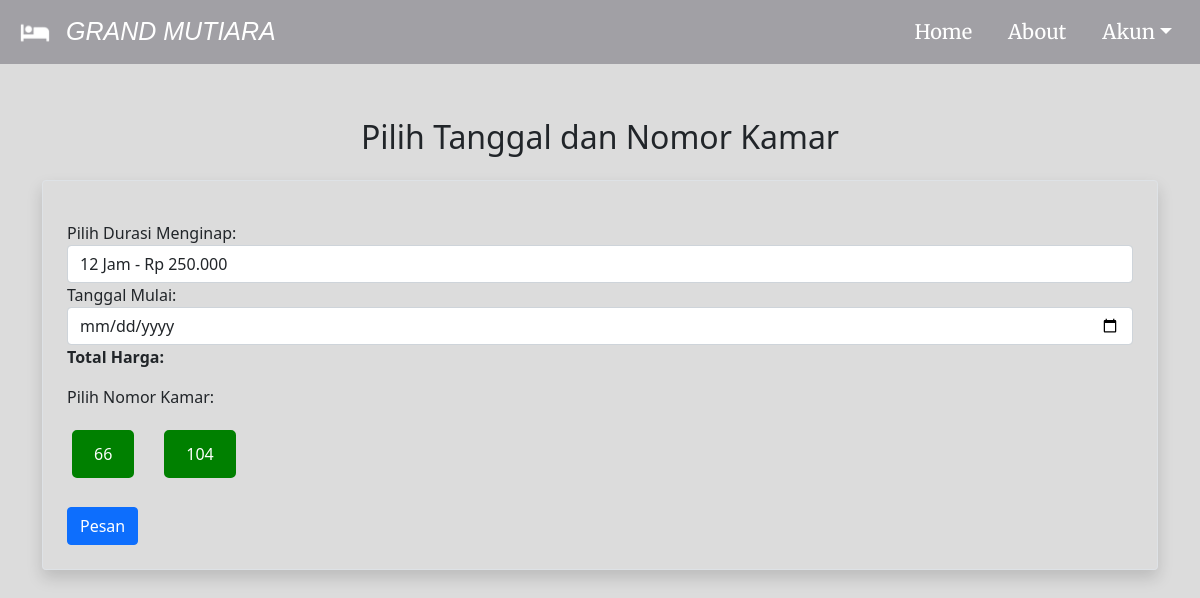
Screenshot of /type.php?id_type=1 (signed in) with the database file from the repository.
### tables this page shows
CREATE TABLE `types` (
  `id_type` int NOT NULL,
  `name_type` varchar(255) NOT NULL,
  `description` text NOT NULL,
  `long_description` text NOT NULL,
  `fasility` text NOT NULL,
  `img` varchar(255) NOT NULL,
  `transit` decimal(10,2) DEFAULT NULL,
  `12hour` decimal(10,2) NOT NULL,
  `24hour` decimal(10,2) NOT NULL
);

CREATE TABLE `rooms` (
  `id_room` int NOT NULL,
  `id_type` int DEFAULT NULL,
  `number_room` int NOT NULL,
  `status` enum('available','unavailable','pending') DEFAULT 'available'
);

### type.php (the view, shortened to what this page needs)
<?php
require 'db/connection.php';
$today = new DateTime();
$formattedDate = $today->format('Y-m-d');
$id_type = null;
if (isset($_GET['id_type']) && is_numeric($_GET['id_type'])) {
    $id_type = intval($_GET['id_type']);
} else {
    echo "ID tipe kamar tidak valid.";
    exit;
}
$roomQuery = $pdo->prepare("SELECT id_room, number_room, status FROM rooms WHERE id_type = ?");
$roomQuery->execute([$id_type]);
$rooms = $roomQuery->fetchAll(PDO::FETCH_ASSOC);
function generateBookingOptions($id_type, $pdo) {
    $stmt = $pdo->prepare("SELECT `12hour`, `24hour`, `transit` FROM types WHERE id_type = ?");
    $stmt->execute([$id_type]);
    $hour = $stmt->fetch(PDO::FETCH_ASSOC);
    $options = '<div class="form-group mt-3">';
    $options .= '<label for="hour">Pilih Durasi Menginap:</label>';
    $options .= '<select class="form-control" id="hour" name="hour" onchange="updatePrice()">';
    if (!empty($hour['12hour'])) {
        $options .= '<option value="12 jam" data-price="' . htmlspecialchars($hour['12hour']) . '">12 Jam - Rp ' . number_format($hour['12hour'], 0, ',', '.') . '</option>';
    }
    if (!empty($hour['24hour'])) {
        $options .= '<option value="24 jam" data-price="' . htmlspecialchars($hour['24hour']) . '">24 Jam - Rp ' . number_format($hour['24hour'], 0, ',', '.') . '</option>';
    }
    $options .= '</select>';
    $options .= '</div>';
    echo $options;
}
?>
<!DOCTYPE html>
<html lang="en">
<head>
<link href="https://cdn.jsdelivr.net/npm/bootstrap@5.1.3/dist/css/bootstrap.min.css" rel="stylesheet">
<link rel="stylesheet" href="css/booking.css">
</head>
<body>
<?php include 'navbar.php';?>
<div class="container">
<h2 class="text-center mb-4 mt-5">Pilih Tanggal dan Nomor Kamar</h2>
    <form action="paynt/payment.php" method="POST" class="border p-4 rounded shadow" id="bookingForm">
        <?php generateBookingOptions($id_type, $pdo); ?>
        <div class="form-group">
            <label for="startDate">Tanggal Mulai:</label>
            <input type="date" class="form-control" id="startDateInput" name="start_date" min="<?= $formattedDate; ?>" required onchange="checkDate()">
        </div>
    <strong>Total Harga: </strong>
    <div class="select-room">
    <p>Pilih Nomor Kamar:</p>
        <div class="number">
        <?php foreach ($rooms as $room) : ?>
            <?php
            $status = $room['status'];
            ?>
            <label for="room_<?= $room['number_room'] ?>" class="<?= $status ?>"><?= htmlspecialchars($room['number_room']); ?></label><br>
        <?php endforeach; ?>
        </div>
    </div>
    <button type="button" id="pesanButton" class="btn btn-primary mt-4">Pesan</button>
</form>
</div>
</body>
</html>

### css/booking.css (style rules this page uses)
body { background-color: #DCDCDC; }
.container { padding-top: 70px; }
.number { display: flex; justify-content: flex-start; align-items: center; text-align: center; flex-wrap: wrap; gap: 10px; }
.room-radio + label { display: inline-block; padding: 10px 20px; margin: 5px; border: 2px solid #ccc; border-radius: 5px; cursor: pointer; font-size: 16px; transition: all 0.3s; }
.room-radio + label.available { background-color: green; color: white; border-color: green; }

### rows the page displays
types: hour "12 Jam - Rp 250.000"
rooms: number_room "66"
rooms: number_room "104"
